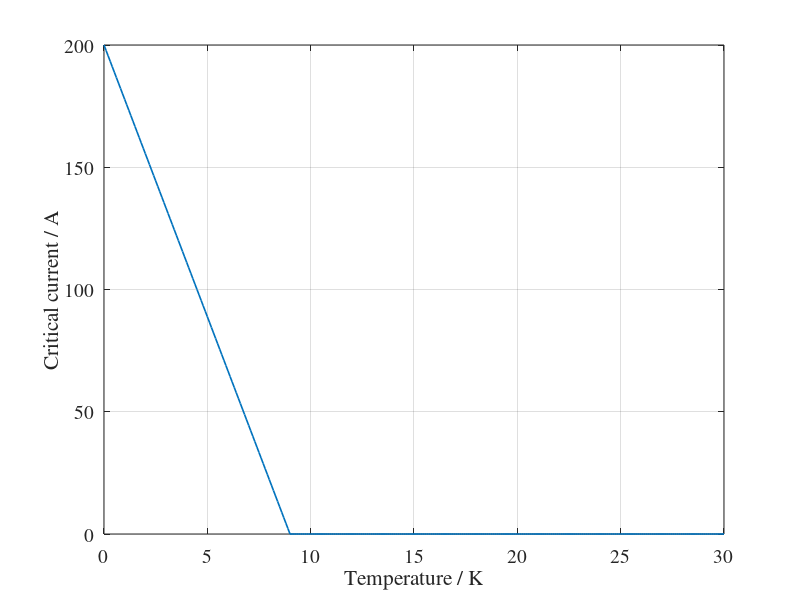

Reproduce this figure in MATLAB.
% -------------------------------------------------------------------------
%  calcCriticalCurrent.m  --  Quick visualisation of the linear Ic(T) law.
%  Part of RePISoSi - https://github.com/JoepVdE/RePISoSi  -  License: MIT
%  Author : J.L. Van den Eijnden, 2026
%           Original implementation by M. Mentink (Oct. 2022),
%           extended by J.L. Van den Eijnden and A. Vaskuri (Oct. 2023).
%
%  Plots Ic(T) = Ic0 * (Tc - T) / Tc, clamped to non-negative values, for
%  the educational/illustrative parameters Ic0 = 200 A and Tc = 9 K.
%  This script is not part of the production solver path.
% -------------------------------------------------------------------------

clear; close all; clc;

set(0, 'defaultTextFontName', 'times', 'defaultTextFontSize', 14);
set(0, 'defaultAxesFontName', 'times', 'defaultAxesFontSize', 14);

T   = (0:0.1:30).';     % Temperature sweep (K)
Tc  = 9;                 % Critical temperature (K)
Ic0 = 200;               % Critical current near 0 K (A)

Ic = Ic0 * (Tc - T) ./ Tc;
Ic = Ic .* (Ic > 0);     % clamp to >= 0

figure(1);
set(gcf, 'color', 'w');
plot(T, Ic, 'LineWidth', 1.2);
xlabel('Temperature / K');
ylabel('Critical current / A');
grid on;
